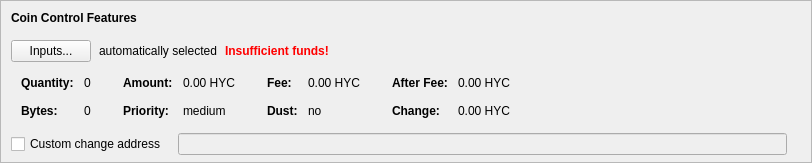
    <widget class="QFrame" name="frameCoinControl">
     <property name="sizePolicy">
      <sizepolicy hsizetype="Expanding" vsizetype="Expanding">
       <horstretch>0</horstretch>
       <verstretch>0</verstretch>
      </sizepolicy>
     </property>
     <property name="maximumSize">
      <size>
       <width>16777215</width>
       <height>16777215</height>
      </size>
     </property>
     <property name="frameShape">
      <enum>QFrame::StyledPanel</enum>
     </property>
     <property name="frameShadow">
      <enum>QFrame::Sunken</enum>
     </property>
     <layout class="QVBoxLayout" name="verticalLayoutCoinControl2">
      <property name="spacing">
       <number>0</number>
      </property>
      <property name="leftMargin">
       <number>0</number>
      </property>
      <property name="topMargin">
       <number>0</number>
      </property>
      <property name="rightMargin">
       <number>0</number>
      </property>
      <property name="bottomMargin">
       <number>6</number>
      </property>
      <item>
       <layout class="QVBoxLayout" name="verticalLayoutCoinControl" stretch="0,0,0,0,1">
        <property name="spacing">
         <number>0</number>
        </property>
        <property name="leftMargin">
         <number>10</number>
        </property>
        <property name="topMargin">
         <number>10</number>
        </property>
        <item>
         <layout class="QHBoxLayout" name="horizontalLayoutCoinControl1">
          <property name="bottomMargin">
           <number>15</number>
          </property>
          <item>
           <widget class="QLabel" name="labelCoinControlFeatures">
            <property name="sizePolicy">
             <sizepolicy hsizetype="Preferred" vsizetype="Maximum">
              <horstretch>0</horstretch>
              <verstretch>0</verstretch>
             </sizepolicy>
            </property>
            <property name="font">
             <font>
              <weight>75</weight>
              <bold>true</bold>
             </font>
            </property>
            <property name="styleSheet">
             <string notr="true">font-weight:bold;</string>
            </property>
            <property name="text">
             <string>Coin Control Features</string>
            </property>
           </widget>
          </item>
         </layout>
        </item>
        <item>
         <layout class="QHBoxLayout" name="horizontalLayoutCoinControl2" stretch="0,0,0,0">
          <property name="spacing">
           <number>8</number>
          </property>
          <property name="bottomMargin">
           <number>10</number>
          </property>
          <item>
           <widget class="QPushButton" name="pushButtonCoinControl">
            <property name="styleSheet">
             <string notr="true"/>
            </property>
            <property name="text">
             <string>Inputs...</string>
            </property>
            <property name="autoDefault">
             <bool>false</bool>
            </property>
           </widget>
          </item>
          <item>
           <widget class="QLabel" name="labelCoinControlAutomaticallySelected">
            <property name="text">
             <string>automatically selected</string>
            </property>
            <property name="margin">
             <number>5</number>
            </property>
           </widget>
          </item>
          <item>
           <widget class="QLabel" name="labelCoinControlInsuffFunds">
            <property name="font">
             <font>
              <weight>75</weight>
              <bold>true</bold>
             </font>
            </property>
            <property name="styleSheet">
             <string notr="true">color:red;font-weight:bold;</string>
            </property>
            <property name="text">
             <string>Insufficient funds!</string>
            </property>
            <property name="margin">
             <number>5</number>
            </property>
           </widget>
          </item>
          <item>
           <spacer name="horizontalSpacerCoinControl">
            <property name="orientation">
             <enum>Qt::Horizontal</enum>
            </property>
            <property name="sizeHint" stdset="0">
             <size>
              <width>40</width>
              <height>1</height>
             </size>
            </property>
           </spacer>
          </item>
         </layout>
        </item>
        <item>
         <widget class="QWidget" name="widgetCoinControl" native="true">
          <property name="sizePolicy">
           <sizepolicy hsizetype="Preferred" vsizetype="Preferred">
            <horstretch>0</horstretch>
            <verstretch>0</verstretch>
           </sizepolicy>
          </property>
          <property name="minimumSize">
           <size>
            <width>0</width>
            <height>0</height>
           </size>
          </property>
          <property name="styleSheet">
           <string notr="true"/>
          </property>
          <layout class="QHBoxLayout" name="horizontalLayoutCoinControl5">
           <property name="leftMargin">
            <number>0</number>
           </property>
           <property name="topMargin">
            <number>0</number>
           </property>
           <property name="rightMargin">
            <number>0</number>
           </property>
           <property name="bottomMargin">
            <number>0</number>
           </property>
           <item>
            <layout class="QHBoxLayout" name="horizontalLayoutCoinControl3" stretch="0,0,0,1">
             <property name="spacing">
              <number>20</number>
             </property>
             <property name="topMargin">
              <number>0</number>
             </property>
             <property name="bottomMargin">
              <number>10</number>
             </property>
             <item>
              <layout class="QFormLayout" name="formLayoutCoinControl1">
               <property name="horizontalSpacing">
                <number>10</number>
               </property>
               <property name="verticalSpacing">
                <number>14</number>
               </property>
               <property name="leftMargin">
                <number>10</number>
               </property>
               <property name="topMargin">
                <number>4</number>
               </property>
               <property name="rightMargin">
                <number>6</number>
               </property>
               <item row="0" column="0">
                <widget class="QLabel" name="labelCoinControlQuantityText">
                 <property name="font">
                  <font>
                   <weight>75</weight>
                   <bold>true</bold>
                  </font>
                 </property>
                 <property name="text">
                  <string>Quantity:</string>
                 </property>
                 <property name="margin">
                  <number>0</number>
                 </property>
                </widget>
               </item>
               <item row="0" column="1">
                <widget class="QLabel" name="labelCoinControlQuantity">
                 <property name="cursor">
                  <cursorShape>IBeamCursor</cursorShape>
                 </property>
                 <property name="contextMenuPolicy">
                  <enum>Qt::ActionsContextMenu</enum>
                 </property>
                 <property name="text">
                  <string notr="true">0</string>
                 </property>
                 <property name="margin">
                  <number>0</number>
                 </property>
                 <property name="textInteractionFlags">
                  <set>Qt::LinksAccessibleByMouse|Qt::TextSelectableByKeyboard|Qt::TextSelectableByMouse</set>
                 </property>
                </widget>
               </item>
               <item row="1" column="0">
                <widget class="QLabel" name="labelCoinControlBytesText">
                 <property name="font">
                  <font>
                   <weight>75</weight>
                   <bold>true</bold>
                  </font>
                 </property>
                 <property name="text">
                  <string>Bytes:</string>
                 </property>
                </widget>
               </item>
               <item row="1" column="1">
                <widget class="QLabel" name="labelCoinControlBytes">
                 <property name="cursor">
                  <cursorShape>IBeamCursor</cursorShape>
                 </property>
                 <property name="contextMenuPolicy">
                  <enum>Qt::ActionsContextMenu</enum>
                 </property>
                 <property name="text">
                  <string notr="true">0</string>
                 </property>
                 <property name="textInteractionFlags">
                  <set>Qt::LinksAccessibleByMouse|Qt::TextSelectableByKeyboard|Qt::TextSelectableByMouse</set>
                 </property>
                </widget>
               </item>
              </layout>
             </item>
             <item>
              <layout class="QFormLayout" name="formLayoutCoinControl2">
               <property name="horizontalSpacing">
                <number>10</number>
               </property>
               <property name="verticalSpacing">
                <number>14</number>
               </property>
               <property name="leftMargin">
                <number>6</number>
               </property>
               <property name="topMargin">
                <number>4</number>
               </property>
               <property name="rightMargin">
                <number>6</number>
               </property>
               <item row="0" column="0">
                <widget class="QLabel" name="labelCoinControlAmountText">
                 <property name="font">
                  <font>
                   <weight>75</weight>
                   <bold>true</bold>
                  </font>
                 </property>
                 <property name="text">
                  <string>Amount:</string>
                 </property>
                 <property name="margin">
                  <number>0</number>
                 </property>
                </widget>
               </item>
               <item row="0" column="1">
                <widget class="QLabel" name="labelCoinControlAmount">
                 <property name="cursor">
                  <cursorShape>IBeamCursor</cursorShape>
                 </property>
                 <property name="contextMenuPolicy">
                  <enum>Qt::ActionsContextMenu</enum>
                 </property>
                 <property name="text">
                  <string notr="true">0.00 HYC</string>
                 </property>
                 <property name="textInteractionFlags">
                  <set>Qt::LinksAccessibleByMouse|Qt::TextSelectableByKeyboard|Qt::TextSelectableByMouse</set>
                 </property>
                </widget>
               </item>
               <item row="1" column="0">
                <widget class="QLabel" name="labelCoinControlPriorityText">
                 <property name="font">
                  <font>
                   <weight>75</weight>
                   <bold>true</bold>
                  </font>
                 </property>
                 <property name="text">
                  <string>Priority:</string>
                 </property>
                </widget>
               </item>
               <item row="1" column="1">
                <widget class="QLabel" name="labelCoinControlPriority">
                 <property name="cursor">
                  <cursorShape>IBeamCursor</cursorShape>
                 </property>
                 <property name="contextMenuPolicy">
                  <enum>Qt::ActionsContextMenu</enum>
                 </property>
                 <property name="text">
                  <string notr="true">medium</string>
                 </property>
                 <property name="textInteractionFlags">
                  <set>Qt::LinksAccessibleByMouse|Qt::TextSelectableByKeyboard|Qt::TextSelectableByMouse</set>
                 </property>
                </widget>
               </item>
              </layout>
             </item>
             <item>
              <layout class="QFormLayout" name="formLayoutCoinControl3">
               <property name="horizontalSpacing">
                <number>10</number>
               </property>
               <property name="verticalSpacing">
                <number>14</number>
               </property>
               <property name="leftMargin">
                <number>6</number>
               </property>
               <property name="topMargin">
                <number>4</number>
               </property>
               <property name="rightMargin">
                <number>6</number>
               </property>
               <item row="0" column="0">
                <widget class="QLabel" name="labelCoinControlFeeText">
                 <property name="font">
                  <font>
                   <weight>75</weight>
                   <bold>true</bold>
                  </font>
                 </property>
                 <property name="text">
                  <string>Fee:</string>
                 </property>
                 <property name="margin">
                  <number>0</number>
                 </property>
                </widget>
               </item>
               <item row="0" column="1">
                <widget class="QLabel" name="labelCoinControlFee">
                 <property name="cursor">
                  <cursorShape>IBeamCursor</cursorShape>
                 </property>
                 <property name="contextMenuPolicy">
                  <enum>Qt::ActionsContextMenu</enum>
                 </property>
                 <property name="text">
                  <string notr="true">0.00 HYC</string>
                 </property>
                 <property name="textInteractionFlags">
                  <set>Qt::LinksAccessibleByMouse|Qt::TextSelectableByKeyboard|Qt::TextSelectableByMouse</set>
                 </property>
                </widget>
               </item>
               <item row="1" column="0">
                <widget class="QLabel" name="labelCoinControlLowOutputText">
                 <property name="font">
                  <font>
                   <weight>75</weight>
                   <bold>true</bold>
                  </font>
                 </property>
                 <property name="text">
                  <string>Dust:</string>
                 </property>
                </widget>
               </item>
               <item row="1" column="1">
                <widget class="QLabel" name="labelCoinControlLowOutput">
                 <property name="cursor">
                  <cursorShape>IBeamCursor</cursorShape>
                 </property>
                 <property name="contextMenuPolicy">
                  <enum>Qt::ActionsContextMenu</enum>
                 </property>
                 <property name="text">
                  <string notr="true">no</string>
                 </property>
                 <property name="textInteractionFlags">
                  <set>Qt::LinksAccessibleByMouse|Qt::TextSelectableByKeyboard|Qt::TextSelectableByMouse</set>
                 </property>
                </widget>
               </item>
              </layout>
             </item>
             <item>
              <layout class="QFormLayout" name="formLayoutCoinControl4">
               <property name="horizontalSpacing">
                <number>10</number>
               </property>
               <property name="verticalSpacing">
                <number>14</number>
               </property>
               <property name="leftMargin">
                <number>6</number>
               </property>
               <property name="topMargin">
                <number>4</number>
               </property>
               <property name="rightMargin">
                <number>6</number>
               </property>
               <item row="0" column="0">
                <widget class="QLabel" name="labelCoinControlAfterFeeText">
                 <property name="font">
                  <font>
                   <weight>75</weight>
                   <bold>true</bold>
                  </font>
                 </property>
                 <property name="text">
                  <string>After Fee:</string>
                 </property>
                 <property name="margin">
                  <number>0</number>
                 </property>
                </widget>
               </item>
               <item row="0" column="1">
                <widget class="QLabel" name="labelCoinControlAfterFee">
                 <property name="cursor">
                  <cursorShape>IBeamCursor</cursorShape>
                 </property>
                 <property name="contextMenuPolicy">
                  <enum>Qt::ActionsContextMenu</enum>
                 </property>
                 <property name="text">
                  <string notr="true">0.00 HYC</string>
                 </property>
                 <property name="textInteractionFlags">
                  <set>Qt::LinksAccessibleByMouse|Qt::TextSelectableByKeyboard|Qt::TextSelectableByMouse</set>
                 </property>
                </widget>
               </item>
               <item row="1" column="0">
                <widget class="QLabel" name="labelCoinControlChangeText">
                 <property name="font">
                  <font>
                   <weight>75</weight>
                   <bold>true</bold>
                  </font>
                 </property>
                 <property name="text">
                  <string>Change:</string>
                 </property>
                </widget>
               </item>
               <item row="1" column="1">
                <widget class="QLabel" name="labelCoinControlChange">
                 <property name="cursor">
                  <cursorShape>IBeamCursor</cursorShape>
                 </property>
                 <property name="contextMenuPolicy">
                  <enum>Qt::ActionsContextMenu</enum>
                 </property>
                 <property name="text">
                  <string notr="true">0.00 HYC</string>
                 </property>
                 <property name="textInteractionFlags">
                  <set>Qt::LinksAccessibleByMouse|Qt::TextSelectableByKeyboard|Qt::TextSelectableByMouse</set>
                 </property>
                </widget>
               </item>
              </layout>
             </item>
            </layout>
           </item>
          </layout>
         </widget>
        </item>
        <item>
         <layout class="QHBoxLayout" name="horizontalLayoutCoinControl4" stretch="0,0,0">
          <property name="spacing">
           <number>12</number>
          </property>
          <property name="sizeConstraint">
           <enum>QLayout::SetDefaultConstraint</enum>
          </property>
          <property name="topMargin">
           <number>5</number>
          </property>
          <property name="rightMargin">
           <number>5</number>
          </property>
          <item>
           <widget class="QCheckBox" name="checkBoxCoinControlChange">
            <property name="toolTip">
             <string>If this is activated, but the change address is empty or invalid, change will be sent to a newly generated address.</string>
            </property>
            <property name="text">
             <string>Custom change address</string>
            </property>
           </widget>
          </item>
          <item>
           <widget class="QValidatedLineEdit" name="lineEditCoinControlChange">
            <property name="enabled">
             <bool>false</bool>
            </property>
            <property name="sizePolicy">
             <sizepolicy hsizetype="Expanding" vsizetype="Fixed">
              <horstretch>0</horstretch>
              <verstretch>0</verstretch>
             </sizepolicy>
            </property>
           </widget>
          </item>
          <item>
           <widget class="QLabel" name="labelCoinControlChangeLabel">
            <property name="sizePolicy">
             <sizepolicy hsizetype="Preferred" vsizetype="Expanding">
              <horstretch>0</horstretch>
              <verstretch>0</verstretch>
             </sizepolicy>
            </property>
            <property name="minimumSize">
             <size>
              <width>0</width>
              <height>0</height>
             </size>
            </property>
            <property name="text">
             <string/>
            </property>
            <property name="margin">
             <number>3</number>
            </property>
           </widget>
          </item>
         </layout>
        </item>
        <item>
         <spacer name="verticalSpacerCoinControl">
          <property name="orientation">
           <enum>Qt::Vertical</enum>
          </property>
          <property name="sizeHint" stdset="0">
           <size>
            <width>800</width>
            <height>1</height>
           </size>
          </property>
         </spacer>
        </item>
       </layout>
      </item>
     </layout>
    </widget>
